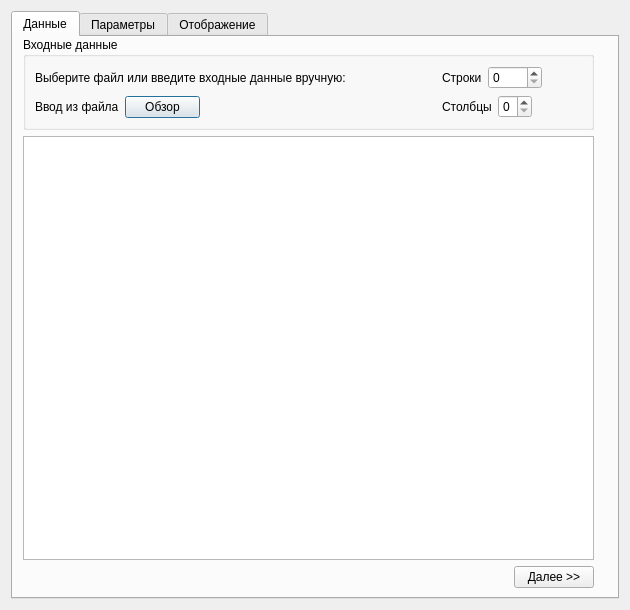
<?xml version="1.0" encoding="UTF-8"?>
<ui version="4.0">
 <class>SettingsDialog</class>
 <widget class="QDialog" name="SettingsDialog">
  <property name="geometry">
   <rect>
    <x>0</x>
    <y>0</y>
    <width>630</width>
    <height>610</height>
   </rect>
  </property>
  <property name="sizePolicy">
   <sizepolicy hsizetype="Ignored" vsizetype="Ignored">
    <horstretch>0</horstretch>
    <verstretch>0</verstretch>
   </sizepolicy>
  </property>
  <property name="minimumSize">
   <size>
    <width>630</width>
    <height>610</height>
   </size>
  </property>
  <property name="maximumSize">
   <size>
    <width>630</width>
    <height>610</height>
   </size>
  </property>
  <property name="windowTitle">
   <string>Настройки</string>
  </property>
  <layout class="QHBoxLayout" name="horizontalLayout_35">
   <item>
    <widget class="QTabWidget" name="tabWidget">
     <property name="currentIndex">
      <number>0</number>
     </property>
     <widget class="QWidget" name="inputSettings">
      <attribute name="title">
       <string>Данные</string>
      </attribute>
      <widget class="QWidget" name="layoutWidget">
       <property name="geometry">
        <rect>
         <x>10</x>
         <y>0</y>
         <width>571</width>
         <height>551</height>
        </rect>
       </property>
       <layout class="QVBoxLayout" name="verticalLayout_3">
        <item>
         <widget class="QGroupBox" name="groupBox">
          <property name="title">
           <string>Входные данные</string>
          </property>
          <layout class="QGridLayout" name="gridLayout">
           <item row="0" column="0">
            <layout class="QHBoxLayout" name="horizontalLayout_9">
             <item>
              <layout class="QVBoxLayout" name="verticalLayout_2">
               <item>
                <widget class="QLabel" name="label">
                 <property name="text">
                  <string>Выберите файл или введите входные данные вручную:</string>
                 </property>
                </widget>
               </item>
               <item>
                <layout class="QHBoxLayout" name="horizontalLayout_8">
                 <item>
                  <widget class="QLabel" name="label_9">
                   <property name="text">
                    <string>Ввод из файла</string>
                   </property>
                  </widget>
                 </item>
                 <item>
                  <widget class="QPushButton" name="chooseFileButton">
                   <property name="maximumSize">
                    <size>
                     <width>75</width>
                     <height>16777215</height>
                    </size>
                   </property>
                   <property name="text">
                    <string>Обзор</string>
                   </property>
                  </widget>
                 </item>
                 <item>
                  <spacer name="horizontalSpacer_9">
                   <property name="orientation">
                    <enum>Qt::Horizontal</enum>
                   </property>
                   <property name="sizeHint" stdset="0">
                    <size>
                     <width>40</width>
                     <height>20</height>
                    </size>
                   </property>
                  </spacer>
                 </item>
                </layout>
               </item>
              </layout>
             </item>
             <item>
              <spacer name="horizontalSpacer_10">
               <property name="orientation">
                <enum>Qt::Horizontal</enum>
               </property>
               <property name="sizeHint" stdset="0">
                <size>
                 <width>40</width>
                 <height>20</height>
                </size>
               </property>
              </spacer>
             </item>
             <item>
              <layout class="QVBoxLayout" name="verticalLayout">
               <item>
                <layout class="QHBoxLayout" name="horizontalLayout_3">
                 <item>
                  <widget class="QLabel" name="label_13">
                   <property name="text">
                    <string>Строки</string>
                   </property>
                  </widget>
                 </item>
                 <item>
                  <widget class="QSpinBox" name="spinBox_4">
                   <property name="minimum">
                    <number>0</number>
                   </property>
                   <property name="maximum">
                    <number>1000</number>
                   </property>
                   <property name="value">
                    <number>0</number>
                   </property>
                  </widget>
                 </item>
                 <item>
                  <spacer name="horizontalSpacer">
                   <property name="orientation">
                    <enum>Qt::Horizontal</enum>
                   </property>
                   <property name="sizeHint" stdset="0">
                    <size>
                     <width>40</width>
                     <height>20</height>
                    </size>
                   </property>
                  </spacer>
                 </item>
                </layout>
               </item>
               <item>
                <layout class="QHBoxLayout" name="horizontalLayout_7">
                 <item>
                  <widget class="QLabel" name="label_14">
                   <property name="text">
                    <string>Столбцы</string>
                   </property>
                  </widget>
                 </item>
                 <item>
                  <widget class="QSpinBox" name="spinBox_5">
                   <property name="maximum">
                    <number>3</number>
                   </property>
                   <property name="value">
                    <number>0</number>
                   </property>
                  </widget>
                 </item>
                 <item>
                  <spacer name="horizontalSpacer_2">
                   <property name="orientation">
                    <enum>Qt::Horizontal</enum>
                   </property>
                   <property name="sizeHint" stdset="0">
                    <size>
                     <width>40</width>
                     <height>20</height>
                    </size>
                   </property>
                  </spacer>
                 </item>
                </layout>
               </item>
              </layout>
             </item>
            </layout>
           </item>
          </layout>
         </widget>
        </item>
        <item>
         <layout class="QVBoxLayout" name="verticalLayout_4">
          <item>
           <widget class="QTableWidget" name="tableWidget"/>
          </item>
          <item>
           <layout class="QHBoxLayout" name="horizontalLayout">
            <item>
             <spacer name="horizontalSpacer_3">
              <property name="orientation">
               <enum>Qt::Horizontal</enum>
              </property>
              <property name="sizeHint" stdset="0">
               <size>
                <width>40</width>
                <height>20</height>
               </size>
              </property>
             </spacer>
            </item>
            <item>
             <widget class="QPushButton" name="nextButton1">
              <property name="text">
               <string>Далее &gt;&gt;</string>
              </property>
             </widget>
            </item>
           </layout>
          </item>
         </layout>
        </item>
       </layout>
      </widget>
     </widget>
     <widget class="QWidget" name="parametersSettings">
      <attribute name="title">
       <string>Параметры</string>
      </attribute>
      <widget class="QGroupBox" name="groupBox_2">
       <property name="geometry">
        <rect>
         <x>10</x>
         <y>10</y>
         <width>591</width>
         <height>91</height>
        </rect>
       </property>
       <property name="title">
        <string>Параметры сети</string>
       </property>
       <widget class="QWidget" name="layoutWidget">
        <property name="geometry">
         <rect>
          <x>0</x>
          <y>20</y>
          <width>571</width>
          <height>60</height>
         </rect>
        </property>
        <layout class="QGridLayout" name="gridLayout_7">
         <item row="1" column="4">
          <widget class="QDoubleSpinBox" name="doubleSpinBox_3">
           <property name="maximum">
            <double>10000000.000000000000000</double>
           </property>
           <property name="value">
            <double>255.000000000000000</double>
           </property>
          </widget>
         </item>
         <item row="1" column="3">
          <widget class="QLabel" name="label_18">
           <property name="text">
            <string>Максимум сети</string>
           </property>
          </widget>
         </item>
         <item row="0" column="4">
          <widget class="QDoubleSpinBox" name="doubleSpinBox_4">
           <property name="maximum">
            <double>10000000.000000000000000</double>
           </property>
          </widget>
         </item>
         <item row="1" column="1">
          <widget class="QSpinBox" name="spinBox_2">
           <property name="minimum">
            <number>2</number>
           </property>
           <property name="maximum">
            <number>100</number>
           </property>
           <property name="value">
            <number>20</number>
           </property>
          </widget>
         </item>
         <item row="0" column="1">
          <widget class="QSpinBox" name="spinBox">
           <property name="minimum">
            <number>2</number>
           </property>
           <property name="maximum">
            <number>100</number>
           </property>
           <property name="value">
            <number>20</number>
           </property>
          </widget>
         </item>
         <item row="1" column="2">
          <spacer name="horizontalSpacer_16">
           <property name="orientation">
            <enum>Qt::Horizontal</enum>
           </property>
           <property name="sizeHint" stdset="0">
            <size>
             <width>40</width>
             <height>20</height>
            </size>
           </property>
          </spacer>
         </item>
         <item row="1" column="0">
          <widget class="QLabel" name="label_3">
           <property name="text">
            <string>Размер по оси У:</string>
           </property>
          </widget>
         </item>
         <item row="0" column="0">
          <widget class="QLabel" name="label_2">
           <property name="text">
            <string>Размер по оси Х:</string>
           </property>
          </widget>
         </item>
         <item row="0" column="2">
          <spacer name="horizontalSpacer_17">
           <property name="orientation">
            <enum>Qt::Horizontal</enum>
           </property>
           <property name="sizeHint" stdset="0">
            <size>
             <width>40</width>
             <height>20</height>
            </size>
           </property>
          </spacer>
         </item>
         <item row="0" column="3">
          <widget class="QLabel" name="label_17">
           <property name="text">
            <string>Минимум сети</string>
           </property>
          </widget>
         </item>
         <item row="0" column="5">
          <spacer name="horizontalSpacer_11">
           <property name="orientation">
            <enum>Qt::Horizontal</enum>
           </property>
           <property name="sizeHint" stdset="0">
            <size>
             <width>40</width>
             <height>20</height>
            </size>
           </property>
          </spacer>
         </item>
         <item row="1" column="5">
          <spacer name="horizontalSpacer_20">
           <property name="orientation">
            <enum>Qt::Horizontal</enum>
           </property>
           <property name="sizeHint" stdset="0">
            <size>
             <width>40</width>
             <height>20</height>
            </size>
           </property>
          </spacer>
         </item>
        </layout>
       </widget>
      </widget>
      <widget class="QGroupBox" name="groupBox_3">
       <property name="geometry">
        <rect>
         <x>0</x>
         <y>110</y>
         <width>601</width>
         <height>401</height>
        </rect>
       </property>
       <property name="title">
        <string>Параметры обучения</string>
       </property>
       <widget class="QWidget" name="layoutWidget">
        <property name="geometry">
         <rect>
          <x>15</x>
          <y>33</y>
          <width>550</width>
          <height>358</height>
         </rect>
        </property>
        <layout class="QGridLayout" name="gridLayout_3">
         <item row="1" column="2">
          <layout class="QVBoxLayout" name="verticalLayout_14">
           <item>
            <layout class="QHBoxLayout" name="horizontalLayout_16">
             <item>
              <widget class="QLabel" name="label_6">
               <property name="text">
                <string>Скорость обучения:</string>
               </property>
              </widget>
             </item>
             <item>
              <spacer name="horizontalSpacer_15">
               <property name="orientation">
                <enum>Qt::Horizontal</enum>
               </property>
               <property name="sizeHint" stdset="0">
                <size>
                 <width>40</width>
                 <height>20</height>
                </size>
               </property>
              </spacer>
             </item>
            </layout>
           </item>
           <item>
            <layout class="QVBoxLayout" name="verticalLayout_8">
             <item>
              <layout class="QHBoxLayout" name="horizontalLayout_11">
               <item>
                <widget class="QLabel" name="label_7">
                 <property name="text">
                  <string>В начале:</string>
                 </property>
                </widget>
               </item>
               <item>
                <widget class="QDoubleSpinBox" name="doubleSpinBox">
                 <property name="maximum">
                  <double>0.990000000000000</double>
                 </property>
                 <property name="singleStep">
                  <double>0.050000000000000</double>
                 </property>
                 <property name="value">
                  <double>0.900000000000000</double>
                 </property>
                </widget>
               </item>
               <item>
                <spacer name="horizontalSpacer_18">
                 <property name="orientation">
                  <enum>Qt::Horizontal</enum>
                 </property>
                 <property name="sizeHint" stdset="0">
                  <size>
                   <width>40</width>
                   <height>20</height>
                  </size>
                 </property>
                </spacer>
               </item>
              </layout>
             </item>
             <item>
              <layout class="QHBoxLayout" name="horizontalLayout_12">
               <item>
                <widget class="QLabel" name="label_8">
                 <property name="text">
                  <string>В конце:</string>
                 </property>
                </widget>
               </item>
               <item>
                <widget class="QDoubleSpinBox" name="doubleSpinBox_2">
                 <property name="minimum">
                  <double>0.050000000000000</double>
                 </property>
                 <property name="maximum">
                  <double>0.990000000000000</double>
                 </property>
                 <property name="singleStep">
                  <double>0.050000000000000</double>
                 </property>
                 <property name="value">
                  <double>0.100000000000000</double>
                 </property>
                </widget>
               </item>
               <item>
                <spacer name="horizontalSpacer_19">
                 <property name="orientation">
                  <enum>Qt::Horizontal</enum>
                 </property>
                 <property name="sizeHint" stdset="0">
                  <size>
                   <width>40</width>
                   <height>20</height>
                  </size>
                 </property>
                </spacer>
               </item>
              </layout>
             </item>
            </layout>
           </item>
          </layout>
         </item>
         <item row="1" column="0">
          <layout class="QVBoxLayout" name="verticalLayout_13">
           <item>
            <layout class="QHBoxLayout" name="horizontalLayout_6">
             <item>
              <widget class="QLabel" name="label_16">
               <property name="text">
                <string>Радиус обучения:</string>
               </property>
              </widget>
             </item>
             <item>
              <spacer name="horizontalSpacer_14">
               <property name="orientation">
                <enum>Qt::Horizontal</enum>
               </property>
               <property name="sizeHint" stdset="0">
                <size>
                 <width>40</width>
                 <height>20</height>
                </size>
               </property>
              </spacer>
             </item>
            </layout>
           </item>
           <item>
            <layout class="QVBoxLayout" name="verticalLayout_6">
             <item>
              <layout class="QHBoxLayout" name="horizontalLayout_4">
               <item>
                <widget class="QLabel" name="label_5">
                 <property name="text">
                  <string>Начальный радиус обучения</string>
                 </property>
                </widget>
               </item>
               <item>
                <widget class="QSpinBox" name="spinBox_6">
                 <property name="minimum">
                  <number>1</number>
                 </property>
                 <property name="maximum">
                  <number>100</number>
                 </property>
                 <property name="value">
                  <number>20</number>
                 </property>
                </widget>
               </item>
               <item>
                <spacer name="horizontalSpacer_5">
                 <property name="orientation">
                  <enum>Qt::Horizontal</enum>
                 </property>
                 <property name="sizeHint" stdset="0">
                  <size>
                   <width>40</width>
                   <height>20</height>
                  </size>
                 </property>
                </spacer>
               </item>
              </layout>
             </item>
             <item>
              <layout class="QHBoxLayout" name="horizontalLayout_13">
               <item>
                <widget class="QLabel" name="label_15">
                 <property name="text">
                  <string>Конечный радиус обучения</string>
                 </property>
                </widget>
               </item>
               <item>
                <widget class="QSpinBox" name="spinBox_7">
                 <property name="minimum">
                  <number>1</number>
                 </property>
                 <property name="maximum">
                  <number>100</number>
                 </property>
                 <property name="value">
                  <number>1</number>
                 </property>
                </widget>
               </item>
               <item>
                <spacer name="horizontalSpacer_6">
                 <property name="orientation">
                  <enum>Qt::Horizontal</enum>
                 </property>
                 <property name="sizeHint" stdset="0">
                  <size>
                   <width>40</width>
                   <height>20</height>
                  </size>
                 </property>
                </spacer>
               </item>
              </layout>
             </item>
            </layout>
           </item>
          </layout>
         </item>
         <item row="0" column="0" colspan="3">
          <layout class="QVBoxLayout" name="verticalLayout_12">
           <item>
            <layout class="QHBoxLayout" name="horizontalLayout_5">
             <item>
              <widget class="QLabel" name="label_4">
               <property name="text">
                <string>Точка остановки обучения:</string>
               </property>
              </widget>
             </item>
             <item>
              <spacer name="horizontalSpacer_7">
               <property name="orientation">
                <enum>Qt::Horizontal</enum>
               </property>
               <property name="sizeHint" stdset="0">
                <size>
                 <width>40</width>
                 <height>20</height>
                </size>
               </property>
              </spacer>
             </item>
            </layout>
           </item>
           <item>
            <layout class="QVBoxLayout" name="verticalLayout_7">
             <item>
              <layout class="QHBoxLayout" name="horizontalLayout_14">
               <item>
                <widget class="QLabel" name="label_11">
                 <property name="text">
                  <string>Количество эпох</string>
                 </property>
                </widget>
               </item>
               <item>
                <widget class="QSpinBox" name="spinBox_3">
                 <property name="minimum">
                  <number>1</number>
                 </property>
                 <property name="maximum">
                  <number>100000</number>
                 </property>
                 <property name="value">
                  <number>1000</number>
                 </property>
                </widget>
               </item>
               <item>
                <spacer name="horizontalSpacer_13">
                 <property name="orientation">
                  <enum>Qt::Horizontal</enum>
                 </property>
                 <property name="sizeHint" stdset="0">
                  <size>
                   <width>40</width>
                   <height>20</height>
                  </size>
                 </property>
                </spacer>
               </item>
              </layout>
             </item>
             <item>
              <layout class="QHBoxLayout" name="horizontalLayout_15">
               <item>
                <widget class="QCheckBox" name="cb_stopPoint">
                 <property name="text">
                  <string>Значение точки останова</string>
                 </property>
                </widget>
               </item>
               <item>
                <widget class="QDoubleSpinBox" name="doubleSpinBox_5">
                 <property name="minimum">
                  <double>0.000000000000000</double>
                 </property>
                </widget>
               </item>
               <item>
                <spacer name="horizontalSpacer_12">
                 <property name="orientation">
                  <enum>Qt::Horizontal</enum>
                 </property>
                 <property name="sizeHint" stdset="0">
                  <size>
                   <width>40</width>
                   <height>20</height>
                  </size>
                 </property>
                </spacer>
               </item>
              </layout>
             </item>
             <item>
              <widget class="Line" name="line">
               <property name="orientation">
                <enum>Qt::Horizontal</enum>
               </property>
              </widget>
             </item>
            </layout>
           </item>
          </layout>
         </item>
         <item row="1" column="1">
          <spacer name="horizontalSpacer_8">
           <property name="orientation">
            <enum>Qt::Horizontal</enum>
           </property>
           <property name="sizeHint" stdset="0">
            <size>
             <width>40</width>
             <height>20</height>
            </size>
           </property>
          </spacer>
         </item>
         <item row="2" column="1">
          <spacer name="verticalSpacer_3">
           <property name="orientation">
            <enum>Qt::Vertical</enum>
           </property>
           <property name="sizeHint" stdset="0">
            <size>
             <width>20</width>
             <height>40</height>
            </size>
           </property>
          </spacer>
         </item>
        </layout>
       </widget>
      </widget>
      <widget class="QWidget" name="layoutWidget">
       <property name="geometry">
        <rect>
         <x>0</x>
         <y>510</y>
         <width>561</width>
         <height>32</height>
        </rect>
       </property>
       <layout class="QHBoxLayout" name="horizontalLayout_2">
        <item>
         <widget class="QPushButton" name="backButton1">
          <property name="text">
           <string>&lt;&lt; Назад</string>
          </property>
         </widget>
        </item>
        <item>
         <spacer name="horizontalSpacer_4">
          <property name="orientation">
           <enum>Qt::Horizontal</enum>
          </property>
          <property name="sizeHint" stdset="0">
           <size>
            <width>40</width>
            <height>20</height>
           </size>
          </property>
         </spacer>
        </item>
        <item>
         <widget class="QPushButton" name="nextButton2">
          <property name="text">
           <string>Далее &gt;&gt;</string>
          </property>
         </widget>
        </item>
       </layout>
      </widget>
     </widget>
     <widget class="QWidget" name="displaySettings">
      <attribute name="title">
       <string>Отображение</string>
      </attribute>
      <widget class="QGroupBox" name="groupBox_4">
       <property name="geometry">
        <rect>
         <x>10</x>
         <y>10</y>
         <width>591</width>
         <height>501</height>
        </rect>
       </property>
       <property name="title">
        <string>Отображение</string>
       </property>
       <widget class="QWidget" name="layoutWidget">
        <property name="geometry">
         <rect>
          <x>10</x>
          <y>30</y>
          <width>554</width>
          <height>234</height>
         </rect>
        </property>
        <layout class="QGridLayout" name="gridLayout_4">
         <item row="0" column="0">
          <layout class="QVBoxLayout" name="verticalLayout_18">
           <item>
            <layout class="QHBoxLayout" name="horizontalLayout_26">
             <item>
              <widget class="QLabel" name="label_10">
               <property name="text">
                <string>Форма ячеек:</string>
               </property>
              </widget>
             </item>
             <item>
              <spacer name="horizontalSpacer_36">
               <property name="orientation">
                <enum>Qt::Horizontal</enum>
               </property>
               <property name="sizeHint" stdset="0">
                <size>
                 <width>40</width>
                 <height>20</height>
                </size>
               </property>
              </spacer>
             </item>
            </layout>
           </item>
           <item>
            <layout class="QVBoxLayout" name="verticalLayout_17">
             <item>
              <layout class="QHBoxLayout" name="horizontalLayout_24">
               <item>
                <widget class="QRadioButton" name="fourShapeRadioButton">
                 <property name="text">
                  <string>Четырехугольная</string>
                 </property>
                 <property name="checked">
                  <bool>true</bool>
                 </property>
                 <attribute name="buttonGroup">
                  <string notr="true">shapeButtonGroup</string>
                 </attribute>
                </widget>
               </item>
               <item>
                <spacer name="horizontalSpacer_34">
                 <property name="orientation">
                  <enum>Qt::Horizontal</enum>
                 </property>
                 <property name="sizeHint" stdset="0">
                  <size>
                   <width>40</width>
                   <height>20</height>
                  </size>
                 </property>
                </spacer>
               </item>
              </layout>
             </item>
             <item>
              <layout class="QHBoxLayout" name="horizontalLayout_25">
               <item>
                <widget class="QRadioButton" name="sixShapeRadioButton">
                 <property name="text">
                  <string>Шестиугольная</string>
                 </property>
                 <attribute name="buttonGroup">
                  <string notr="true">shapeButtonGroup</string>
                 </attribute>
                </widget>
               </item>
               <item>
                <spacer name="horizontalSpacer_35">
                 <property name="orientation">
                  <enum>Qt::Horizontal</enum>
                 </property>
                 <property name="sizeHint" stdset="0">
                  <size>
                   <width>40</width>
                   <height>20</height>
                  </size>
                 </property>
                </spacer>
               </item>
              </layout>
             </item>
            </layout>
           </item>
          </layout>
         </item>
         <item row="1" column="0">
          <layout class="QVBoxLayout" name="verticalLayout_23">
           <item>
            <widget class="Line" name="line_3">
             <property name="orientation">
              <enum>Qt::Horizontal</enum>
             </property>
            </widget>
           </item>
           <item>
            <layout class="QHBoxLayout" name="horizontalLayout_34">
             <item>
              <widget class="QLabel" name="label_12">
               <property name="text">
                <string>Демонстрация карты:</string>
               </property>
              </widget>
             </item>
             <item>
              <spacer name="horizontalSpacer_44">
               <property name="orientation">
                <enum>Qt::Horizontal</enum>
               </property>
               <property name="sizeHint" stdset="0">
                <size>
                 <width>40</width>
                 <height>20</height>
                </size>
               </property>
              </spacer>
             </item>
            </layout>
           </item>
           <item>
            <layout class="QVBoxLayout" name="verticalLayout_22">
             <item>
              <layout class="QHBoxLayout" name="horizontalLayout_33">
               <item>
                <widget class="QRadioButton" name="stepDemoRadioButton">
                 <property name="text">
                  <string>Пошаговая</string>
                 </property>
                 <property name="checked">
                  <bool>true</bool>
                 </property>
                 <attribute name="buttonGroup">
                  <string notr="true">demoButtonGroup</string>
                 </attribute>
                </widget>
               </item>
               <item>
                <spacer name="horizontalSpacer_42">
                 <property name="orientation">
                  <enum>Qt::Horizontal</enum>
                 </property>
                 <property name="sizeHint" stdset="0">
                  <size>
                   <width>40</width>
                   <height>20</height>
                  </size>
                 </property>
                </spacer>
               </item>
               <item>
                <widget class="QLabel" name="label_19">
                 <property name="text">
                  <string>Размер шага</string>
                 </property>
                </widget>
               </item>
               <item>
                <widget class="QSpinBox" name="spinBox_9">
                 <property name="maximum">
                  <number>10000</number>
                 </property>
                 <property name="value">
                  <number>100</number>
                 </property>
                </widget>
               </item>
              </layout>
             </item>
             <item>
              <layout class="QHBoxLayout" name="horizontalLayout_32">
               <item>
                <widget class="QRadioButton" name="finishedDemoRadioButton">
                 <property name="text">
                  <string>После обучения</string>
                 </property>
                 <attribute name="buttonGroup">
                  <string notr="true">demoButtonGroup</string>
                 </attribute>
                </widget>
               </item>
               <item>
                <spacer name="horizontalSpacer_43">
                 <property name="orientation">
                  <enum>Qt::Horizontal</enum>
                 </property>
                 <property name="sizeHint" stdset="0">
                  <size>
                   <width>40</width>
                   <height>20</height>
                  </size>
                 </property>
                </spacer>
               </item>
               <item>
                <widget class="QCheckBox" name="checkBox">
                 <property name="text">
                  <string>Интерактивное изменение карты</string>
                 </property>
                </widget>
               </item>
              </layout>
             </item>
            </layout>
           </item>
          </layout>
         </item>
        </layout>
       </widget>
      </widget>
      <widget class="QWidget" name="layoutWidget">
       <property name="geometry">
        <rect>
         <x>10</x>
         <y>520</y>
         <width>561</width>
         <height>32</height>
        </rect>
       </property>
       <layout class="QHBoxLayout" name="horizontalLayout_23">
        <item>
         <widget class="QPushButton" name="backButton2">
          <property name="text">
           <string>&lt;&lt; Назад</string>
          </property>
         </widget>
        </item>
        <item>
         <spacer name="horizontalSpacer_33">
          <property name="orientation">
           <enum>Qt::Horizontal</enum>
          </property>
          <property name="sizeHint" stdset="0">
           <size>
            <width>40</width>
            <height>20</height>
           </size>
          </property>
         </spacer>
        </item>
        <item>
         <widget class="QPushButton" name="buildButton">
          <property name="text">
           <string>Построить карту &gt;&gt;</string>
          </property>
         </widget>
        </item>
       </layout>
      </widget>
     </widget>
    </widget>
   </item>
  </layout>
 </widget>
 <resources/>
 <connections/>
 <buttongroups>
  <buttongroup name="shapeButtonGroup"/>
  <buttongroup name="demoButtonGroup"/>
 </buttongroups>
</ui>
